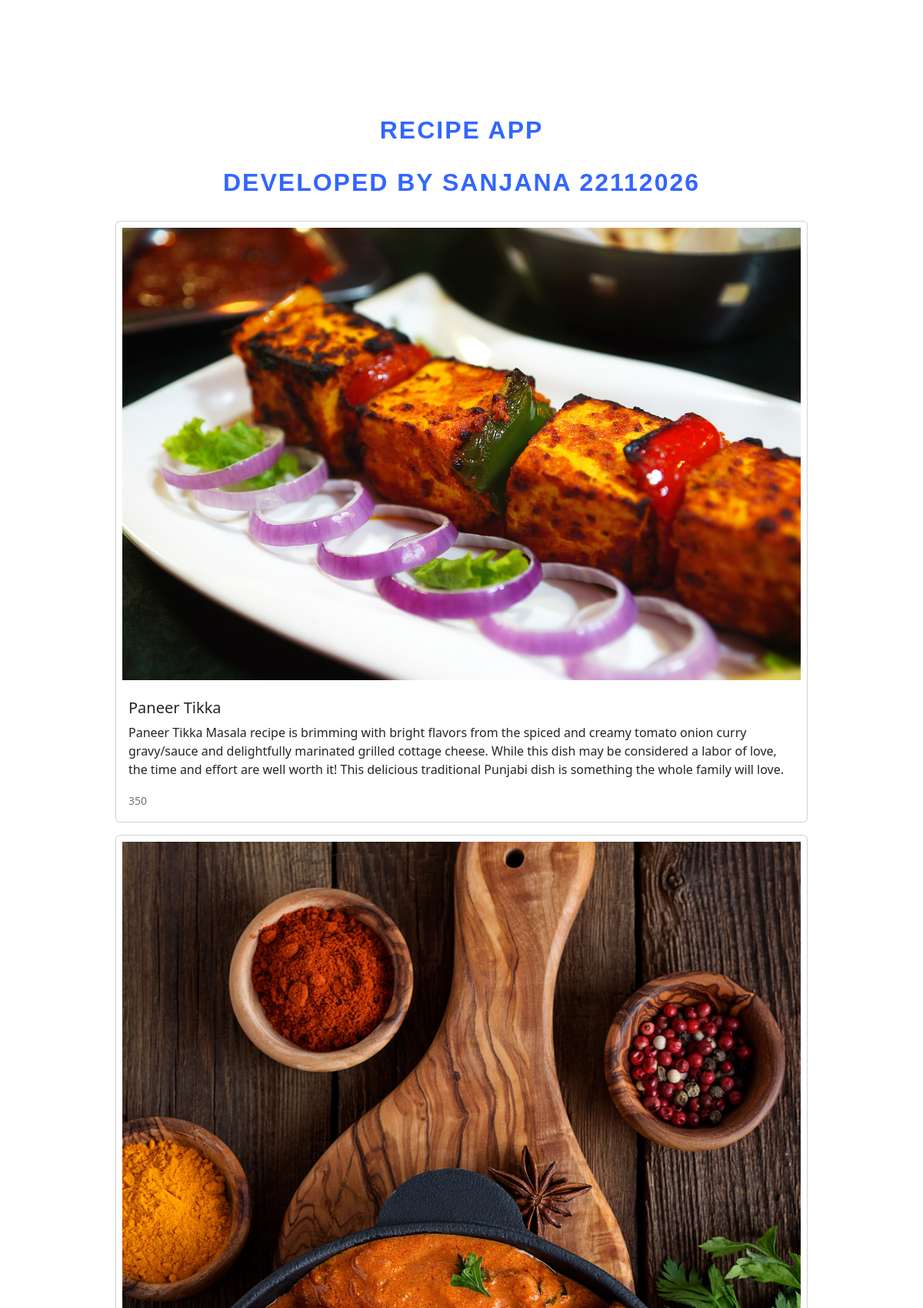
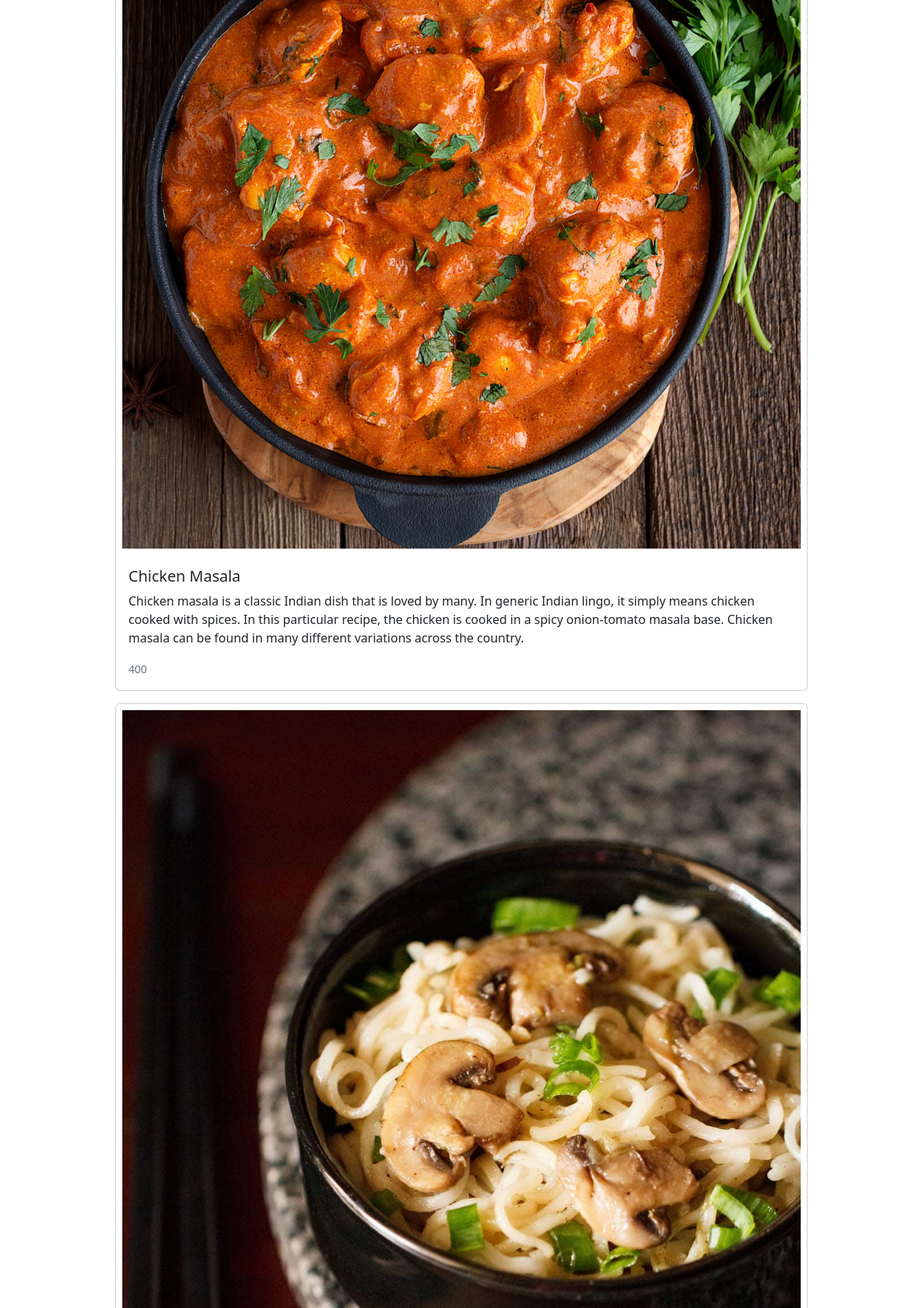
The page / (upper part) on the database its author committed (2 pictures, top to bottom).
### cars/models.py (models this page shows)
class cars_data(models.Model):
    car_Id = models.AutoField(primary_key=True)
    car_Name = models.CharField(max_length=100, blank=False, null=False )
    Car_Model = models.CharField(max_length=100, blank=False, null=False)
    car_Price = models.IntegerField(max_length=15, blank=False, null=False)
    car_Photo = models.FileField(upload_to=user_directory_path, null=True, verbose_name="")
    class Meta:
        db_table = 'cars'

### cars/views.py (the view)
# urls.py: path('', views.index, name='index'),
def index(request):
    cars = cars_data.objects.all()
    return render(request, 'index.html', {'cars':cars, 'BASE_DIR':BASE_DIR})

### templates/index.html (shortened to what this page needs)
<!DOCTYPE html>
<html lang="en">
<head>
    {% load static %}
    <link href="https://cdn.jsdelivr.net/npm/bootstrap@5.2.2/dist/css/bootstrap.min.css" rel="stylesheet">
</head>
<body>
    <div style="margin: 150px;">
        <h1 class="header">Recipe App</h1>
        <h2 class="header">Developed By Sanjana 22112026</h2>
        {% for car in cars %}
        <div class="card mb-3">
            <img src="{{ BASIC_DIR }}/uploads/{{car.car_Photo}}" alt="dish_img" class="img-fluid p-2">
            <div class="card-body">
              <h5 class="card-title">{{car.car_Name}}</h5>
              <p class="card-text">{{car.Car_Model}}</p>
              <p class="card-text"><small class="text-muted">{{car.car_Price}}</small></p>
            </div>
          </div>
        {% endfor %}
    </div>
</body>
</html>

### templates/index.html (style rules this page uses)
.header { text-align: center; font-family: 'Arial', sans-serif; font-weight: bold; font-size: 32px; color: #3366ff; text-transform: uppercase; letter-spacing: 2px; margin-bottom: 30px; }

### rows shown on the page
cars_data: car_Photo (picture), car_Name "Paneer Tikka", Car_Model "Paneer Tikka Masala recipe is brimming with bright flavors from the spiced and creamy tomato onion curry gravy/sauce and delightfully marinated grilled cottage cheese. While this dish may be considered a labor of love, the time and effort are well worth it! This delicious traditional Punjabi dish is something the whole family will love.", car_Price "350"
cars_data: car_Photo (picture), car_Name "Chicken Masala", Car_Model "Chicken masala is a classic Indian dish that is loved by many. In generic Indian lingo, it simply means chicken cooked with spices. In this particular recipe, the chicken is cooked in a spicy onion-tomato masala base. Chicken masala can be found in many different variations across the country.", car_Price "400"
cars_data: car_Photo (picture)
